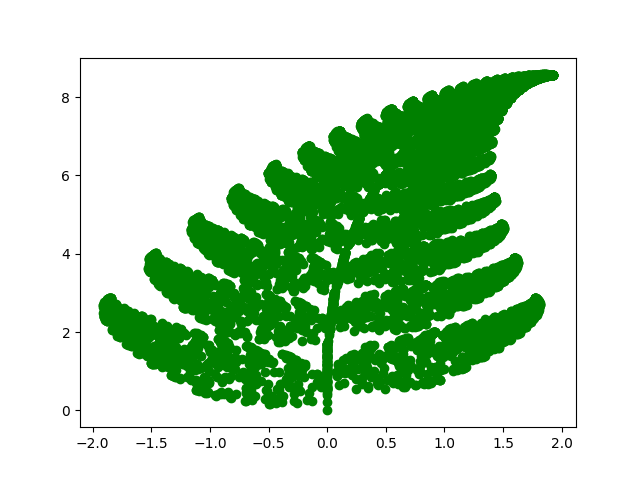

Reproduce this figure in Python.
import numpy as np
import matplotlib.pyplot as plt

nmax = 10000
Pn = np.random.rand(nmax-1)
X = np.zeros(nmax)
Y = np.zeros(nmax)
X[0] = 0
Y[0] = 0

A1 = 0.000
A2 = 0.845  
A3 = 0.200
A4 = -0.150

B1 = 0.000
B2 = 0.035  
B3 = -0.260
B4 = 0.240

C1 = 0.000
C2 = 0.000
C3 = 0.000
C4 = 0.000

D1 = 0.000
D2 = -0.030
D3 = 0.255
D4 = 0.250

E1 = 0.200
E2 = 0.820
E3 = 0.245
E4 = 0.200

F1 = -0.012
F2 = 1.600
F3 = 0.290
F4 = 0.680

for i in range(0,nmax-1):
    if   (0.00 <= Pn[i]) and (Pn[i] <0.01):
        X[i+1] = A1 * X[i] + B1 * Y[i] +C1
        Y[i+1] = D1 * X[i] + E1 * Y[i] +F1 
    elif (0.01 <= Pn[i]) and (Pn[i]< 0.86):
        X[i+1] = A2 * X[i] + B2 * Y[i] +C2
        Y[i+1] = D2 * X[i] + E2 * Y[i] +F2
    elif (0.86 <= Pn[i]) and (Pn[i] < 0.93):
        X[i+1] = A3 * X[i] + B3 * Y[i] +C3
        Y[i+1] = D3 * X[i] + E3 * Y[i] +F3 
    else :
        X[i+1] = A4 * X[i] + B4 * Y[i] +C4
        Y[i+1] = D4 * X[i] + E4 * Y[i] +F4

plt.plot(X,Y,'go')
plt.savefig('midb.png')
plt.show()

